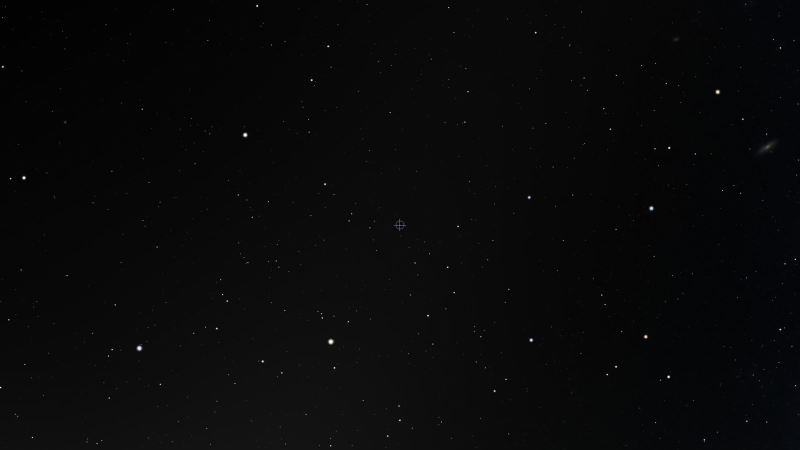
#> input picture src/test/test_images/Tracking_test/0RA_0DEC_FOV(52.3).png, 1600 x 900 px, found by its file name (shown at 1/2 size)
$ python 'tracking(withRA-DEC).py'
#> lines starting #> are read from the running program, lines starting #| are printed output that depends on the picture; after the words box and inside, x2 and y2 are one past the last pixel; in counts of white or black regions, pixels touching at a corner belong together; long printed decimals are rounded
#Tracking
import cv2 as cv
import numpy as np
from scipy.spatial.transform import Rotation as R
#install opencv-contrib-python

fov_deg =52
def get_intrinsics (img):
    h, w =  img.shape[:2]
    fov_rad= np.radians(fov_deg)# Approx horizontal FOV
    fy = h / (2.0 * np.tan(fov_rad / 2.0))      # fov_rad = horizontal FOV
    fx = fy                      # scale for vertical pixels
    cy = h / 2.0
    cx= w / 2.0
    return cx,cy,fx,fy

def processing_image (img):
    gray = cv.cvtColor(img,cv.COLOR_BGR2GRAY)   #trasform it in grayscale(the function works using only brightness)
    blurred = cv.GaussianBlur(gray, (3, 3), 1)
    retval,image_processed = cv.threshold(blurred,150, 255, cv.THRESH_BINARY)
    return image_processed

def detector(img,w,h,max_corners,quality_level,min_distance):

    p0 = cv.goodFeaturesToTrack(img,
                            maxCorners=max_corners,
                            qualityLevel=quality_level,
                            minDistance=min_distance)
    return p0

#criteria = (cv.TERM_CRITERIA_EPS + cv.TERM_CRITERIA_MAX_ITER, 150, 0.01)
#cv.cornerSubPix(gray, p0, (5,5), (-1,-1), criteria)

# [10 lines left out: function pixel_to_unit_vector, not called in this run]

def estimate_rotation(v1, v2):
    v1_mean = np.mean(v1, axis=0)
    v2_mean = np.mean(v2, axis=0)   #Find the average vector in each set.('axis=0'=>computes the mean along the rows, for each column separately.)

    v1_centered = v1 - v1_mean
    v2_centered = v2 - v2_mean  #makes them zero-centered for covariance calculation.

    H = v1_centered.T @ v2_centered #covariance matrix

    #compute singular value decomposition
    U, S, Vt = np.linalg.svd(H)  #H= U * S * Vt.(U and Vt are orthogonal matrices, S diagonal.)

    #compute the best matrix that aligns v1 and v2
    R_matrix = Vt.T @ U.T

    #correction in case of reflection
    if np.linalg.det(R_matrix) < 0:
        Vt[-1, :] *= -1
        R_matrix = Vt.T @ U.T

    rot = R.from_matrix(R_matrix)
    return rot

lk_params = dict( winSize = (31, 31),
                maxLevel =2,
                criteria = (cv.TERM_CRITERIA_EPS | cv.TERM_CRITERIA_COUNT,150, 0.001),
                flags=cv.OPTFLOW_LK_GET_MIN_EIGENVALS,
                minEigThreshold=1e-4)

# [12 lines left out: function draw_center_to_star_vectors, not called in this run]

# ---------- Add these helpers near the top ----------
def pixel_to_cam_ray(points, cx, cy, fx, fy, flip_y=True):
    """
    Convert pixels -> unit rays in camera frame using a pinhole model.
    If your image 'up' is north, set flip_y=True so +y_cam points up.
    points: Nx2 array of [u,v]
    """
    rays = []
    for u, v in points.reshape(-1, 2):
        x = (u - cx) / fx
        y = (v - cy) / fy
        if flip_y:
            y = -y
        z = 1.0
        vec = np.array([x, y, z], dtype=np.float64)
        vec /= np.linalg.norm(vec)
        rays.append(vec)
    return np.vstack(rays)


def vector_to_radec(vec):
    x, y, z = vec
    ra = (np.degrees(np.arctan2(y, x)) + 360.0) % 360.0
    dec = np.degrees(np.arcsin(z/np.linalg.norm(vec)))
    return ra, dec

def hms_to_deg(h, m, s):
    return (h + m/60 + s/3600) * 15

def dms_to_deg(d, m, s):
    sign = 1 if d >= 0 else -1
    return sign * (abs(d) + m/60 + s/3600)

import numpy as np

def radec_to_vector(ra_deg, dec_deg):
    ra = np.radians(ra_deg)
    dec = np.radians(dec_deg)

    x = np.cos(dec) * np.cos(ra)
    y = np.cos(dec) * np.sin(ra)
    z = np.sin(dec)

    vec = np.array([x, y, z], dtype=np.float64)
    vec /= np.linalg.norm(vec)   # normalize to unit vector
    return vec   # shape (3,)


# [24 lines left out: function build_cam_to_eq, not called in this run]


def draw_center_to_star_vectors(img, points, cx, cy, color=(0, 255, 0)):
    # Make a copy so we don’t overwrite the original
    img_out = img.copy()

    for i, (x, y) in enumerate(points):
        # Draw the line from image center to point
        cv.line(img_out, (int(cx), int(cy)), (int(x), int(y)), color, 1)

        # Draw a small circle at the star location
        cv.circle(img_out, (int(x), int(y)), 3, color, -1)

        # Put the index number near the star
        cv.putText(img_out, str(i), (int(x) + 5, int(y) - 5),
            cv.FONT_HERSHEY_SIMPLEX, 0.5, color, 1, cv.LINE_AA)
    return img_out


if __name__ == "__main__":
    img1= cv.imread(r"src\test\test_images\Tracking_test\0RA_0DEC_FOV(52.3).png")
#> img1 is the input picture: shape (900, 1600, 3); mean B, G, R 9.4, 9, 8.8
    img2= cv.imread(r"src\test\test_images\Tracking_test\0RA_0.1DEC_FOV(52.3).png")
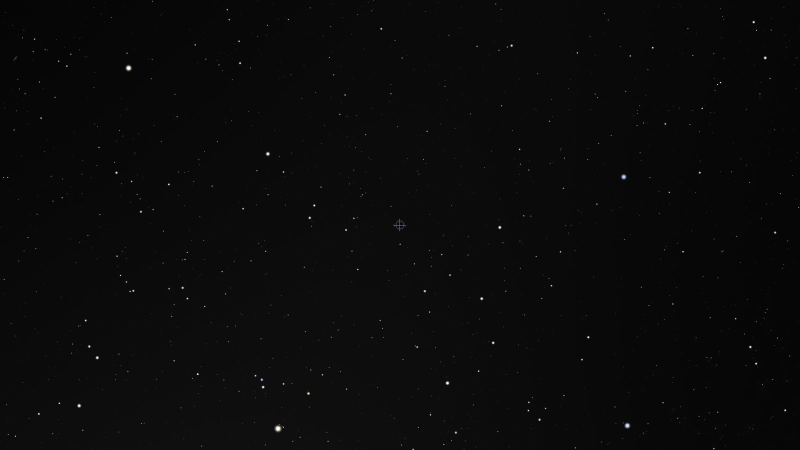
#> input picture src/test/test_images/Tracking_test/0RA_0.1DEC_FOV(52.3).png, 1600 x 900 px, found by its file name (shown at 1/2 size)
#> img2 is the input picture: shape (900, 1600, 3); mean B, G, R 10.1, 10.1, 10.1

    cx,cy,fx,fy=get_intrinsics(img1)
#> cx = 800; cy = 450; fx = 922.6; fy = 922.6
    img_processed1=processing_image(img1)
#> in processing_image, `retval,image_processed = cv.threshold(blurred,150, 255, cv.THRESH_BINA..`: image_processed: shape (900, 1600); 0.02% white; 41 white regions (34 under 20 px), largest, box (x1, y1, x2, y2) and area: (658, 679, 666, 688) 52, (275, 693, 283, 700) 45, (487, 267, 494, 273) 35
    img_processed2=processing_image(img2)
#> in processing_image (call 2), `retval,image_processed = cv.threshold(blurred,150, 255, cv.THRESH_BINA..`: image_processed: shape (900, 1600); 0.04% white; 62 white regions (56 under 20 px), largest, box (x1, y1, x2, y2) and area: (551, 853, 561, 862) 71, (253, 132, 261, 140) 53, (1251, 848, 1258, 855) 40, (1245, 351, 1251, 357) 29, (533, 305, 538, 310) 22, (156, 809, 161, 814) 21
    h, w =  img1.shape[:2]
#> h = 900; w = 1600
    margin_x = int(w * 0.1)
#> margin_x = 160
    margin_y = int(h * 0.1)
#> margin_y = 90
    p0=detector(img_processed1,w,h,max_corners = 1000,quality_level =0.001,min_distance =5)
#> in detector, `p0 = cv.goodFeaturesToTrack(img, maxCorners=max_corners, qualityLevel=..`: p0 = 46 rows, first 8: [525, 722], [1338, 295], [1058, 395], [623, 160], [989, 782], [669, 736], [434, 657], [856, 631]

    filtered_p0 = []
    for pt in p0:
        x, y = pt.ravel()
        if margin_x < x < (w - margin_x) and margin_y < y < (h - margin_y):
            filtered_p0.append([[x, y]])
#> this loop made 46 passes
#> (x, y) on passes 1 to 12: (525, 722), (1338, 295), (1058, 395), (623, 160), (989, 782), (669, 736), (434, 657), (856, 631), (6, 134), (1336, 754), (1231, 734), (649, 367)
#> after the loop, filtered_p0 = 33 items
    filtered_p0 = np.array(filtered_p0, dtype=np.float32)
#> filtered_p0 = 33 rows, first 8: [525, 722], [1338, 295], [1058, 395], [623, 160], [989, 782], [669, 736], [434, 657], [856, 631]
    p0=filtered_p0
#> p0 has the same summary as filtered_p0

    if p0 is None:
        print("No features found in the first image!")
    else:
        print("Number of features detected:",len(p0))
#| Number of features detected: 33
    img_display = img1.copy()
    for pt in p0:
        x, y = pt.ravel()
        cv.circle(img_display, (int(x), int(y)), 3, (0, 255, 0), -1)
#> this loop made 33 passes
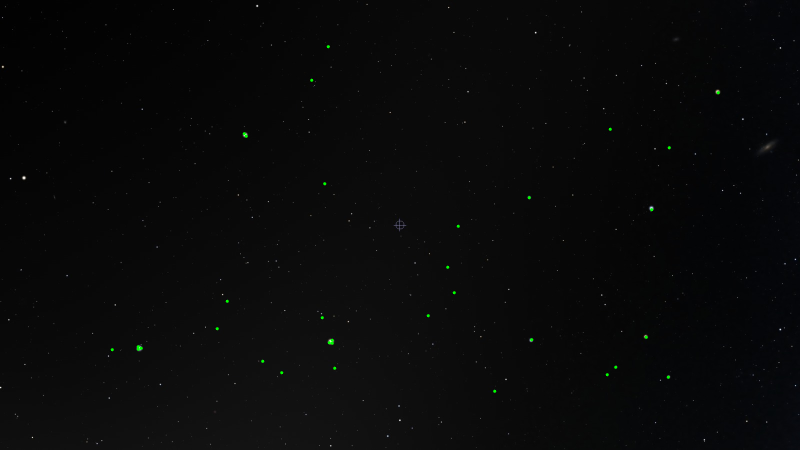
#> img_display: shape (900, 1600, 3) (shown at 1/2 size); 0.07% of pixels changed, all inside (x1, y1, x2, y2) = (221, 90, 1440, 786)


    cv.imshow("Good Features", img_display)
    cv.waitKey(0)
    cv.destroyAllWindows()

    p1, st, err = cv.calcOpticalFlowPyrLK(img_processed1,img_processed2, p0, None, **lk_params)
#> p1 has the same summary as filtered_p0; st = 33 values from 1 to 1; err = 33 values, max 0.399 at index 16, min 0.0152 at index 26, mean 0.163
    if p1 is None:
        print("Optical flow tracking failed to find points in second image.")
    else:
        tracked_points = np.sum(st)
#> tracked_points = 33
        print(f"Number of points successfully tracked: {tracked_points} / {len(p0)}")
#| Number of points successfully tracked: 33 / 33

    good_old = p0[st == 1]  #filters only the points that were successfully tracked in the first image
#> good_old = 33 pairs, first value 224 to 1436, second value 93 to 782
    good_new = p1[st == 1]
#> good_new = 33 pairs, first value 224 to 1436, second value 130.2 to 782

    p0r, st_back, err_back = cv.calcOpticalFlowPyrLK(img_processed2,img_processed1, good_new, None, **lk_params)
#> p0r = 33 pairs, first value 61.4 to 1660.8, second value 130.2 to 782; st_back = 33 values, max 1 at index 30, min 0 at index 0, mean 0.0303; err_back = 33 values, max 0.00232 at index 30, min 0 at index 0, mean 7.04e-05
    flow_error_thresh = 0.005 * max(w, h)
#> flow_error_thresh = 8
    p0r = p0r.reshape(-1, 2)
    st_back = st_back.reshape(-1)

    diff = np.linalg.norm(good_old - p0r, axis=1)
#> diff = 33 values, max 501.1 at index 9, min 0 at index 12, mean 47.71
    good_indices = diff < flow_error_thresh
    good_old = good_old[good_indices]
#> good_old = 24 rows, first 8: [525, 722], [623, 160], [989, 782], [669, 736], [434, 657], [1336, 754], [649, 367], [916, 452]
    good_new = good_new[good_indices]
#> good_new has the same summary as good_old


    img_tracked = img2.copy() #copy of the second image to draw the motion vectors
    for old, new in zip(good_old,good_new):
        a, b = new.ravel()  #to access x and y as individual variables
        c, d = old.ravel()
        cv.line(img_tracked, (int(c), int(d)), (int(a), int(b)), (0, 255, 0), 2)
        cv.circle(img_tracked, (int(a), int(b)), 3, (0, 0, 255), -1)
#> this loop made 24 passes
#> (a, b, c, d) on passes 1 to 12: (525, 722, 525, 722), (623, 160, 623, 160), (989, 782, 989, 782), (669, 736, 669, 736), (434, 657, 434, 657), (1336, 754, 1336, 754), (649, 367, 649, 367), (916, 452, 916, 452), (1063, 679, 1063, 679), (276, 693, 276, 693), (664, 686, 664, 686), (664, 680, 664, 680)
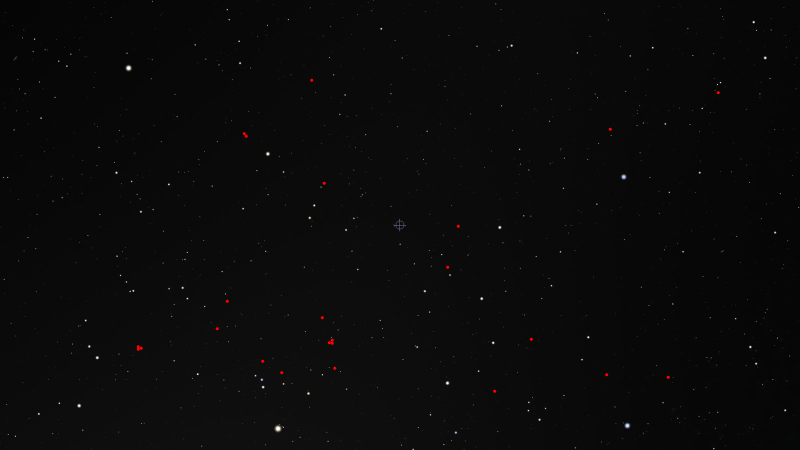
#> img_tracked: shape (900, 1600, 3) (shown at 1/2 size); 0.05% of pixels changed, all inside (x1, y1, x2, y2) = (273, 157, 1440, 786)

    # --- Step 5: Display the result ---
    cv.imshow("Tracked Features (Lucas-Kanade)", img_tracked)
    cv.waitKey(0)
    cv.destroyAllWindows()

    cv.imwrite("output_tracking.jpg", img_tracked)
    img_center_vecs = draw_center_to_star_vectors(img2, good_new, cx, cy)
#> the loop in draw_center_to_star_vectors, `for i, (x, y) in enumerate(points):` made 24 passes
#> (x, y) on passes 1 to 12: (525, 722), (623, 160), (989, 782), (669, 736), (434, 657), (1336, 754), (649, 367), (916, 452), (1063, 679), (276, 693), (664, 686), (664, 680)
#> after the loop in draw_center_to_star_vectors, `for i, (x, y) in enumerate(points):`:
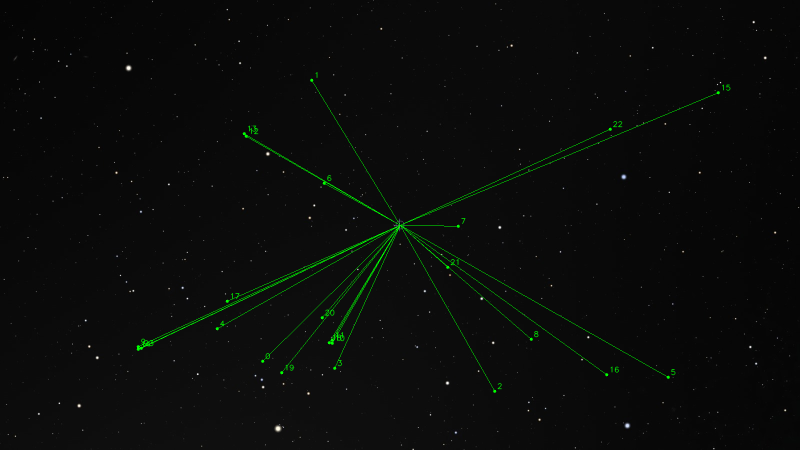
#> img_out: shape (900, 1600, 3) (shown at 1/2 size); 0.7% of pixels changed, all inside (x1, y1, x2, y2) = (273, 144, 1462, 786)
    cv.imshow("Center-to-Star Vectors (img2)", img_center_vecs)
    cv.waitKey(0)
    cv.destroyAllWindows()


    displacement = good_new - good_old     # shape (N,2), each row is (dx, dy)
#> displacement = 24 rows, first 8: [0.00317, 0.000305], [0.00604, 0.000427], [0.0129, 0.0137], [0.000549, 0.00134], [0.0122, 0.00226], [0.00195, 0.00275], [-0.00134, -0.000732], [0, 0]
    deg_pixel = fov_deg / h
#> deg_pixel = 0.0578
    real_displacement = displacement * deg_pixel
#> real_displacement = 24 rows, first 8: [0.000183, 1.76e-05], [0.000349, 2.47e-05], [0.000748, 0.000793], [3.17e-05, 7.76e-05], [0.000704, 0.00013], [0.000113, 0.000159], [-7.76e-05, -4.23e-05], [0, 0]

    # Compute total displacement (magnitude) for each vector
    magnitudes = np.linalg.norm(real_displacement, axis=1)
#> magnitudes = 24 values, max 0.00109 at index 2, min 0 at index 7, mean 0.000219

    # Print displacement for every vector
    for i, m in enumerate(magnitudes):
        print(f"Vector {i}: displacement = {m}")
#> this loop made 24 passes
#> m on passes 1 to 12: 0.000184, 0.00035, 0.00109, 8.38e-05, 0.000716, 0.000195, 8.84e-05, 0, 5.52e-05, 0.000111, 4.02e-05, 0
#| Vector 0: displacement = 0.0001842
#| Vector 1: displacement = 0.00035
#| Vector 2: displacement = 0.00109
#| Vector 3: displacement = 8.382336818613112e-05
#| Vector 4: displacement = 0.0007155
#| Vector 5: displacement = 0.0001947
#| Vector 6: displacement = 8.837322820909321e-05
#| Vector 7: displacement = 0.0
#> (further printed lines are left out)

    # Compute and print mean displacement
    mean_disp = np.mean(magnitudes)
#> mean_disp = 0.000219
    print(f"\nMean displacement = {mean_disp}")
#| Mean displacement = 0.0002191

     #conversion in degree
# HIP: 113136, star 0 RA (on date): 22h 55m 57.99s,Dec (on date): −15° 41′ 23.0″
    ra1_deg = hms_to_deg(22, 55, 57.99)
    dec1_deg = dms_to_deg(-15, 41, 23.0)

    #HIP: 3092,RA star 1 (on date): 0h 40m 39.94s,Dec (on date): +31° 00′ 01.6″
    ra2_deg = hms_to_deg(0, 40, 39.94)
    dec2_deg = dms_to_deg(31, 0, 01.6)

    #HIP:1067 star 2 Ra:0h 40min 31.28s De:15deg 19' 25.4''
    ra3_deg=hms_to_deg(0, 40, 31.28)
    dec3_deg = dms_to_deg(15, 19, 25.4)

     #HIP:5364 star 3 Ra:h min s De:deg ' ''
    ra4_deg=hms_to_deg(1,9,51.18)
    dec4_deg = dms_to_deg(-10,3,3.3)

     #HIP :112158 star 8 Ra:h min s De:deg ' ''
    ra5_deg=hms_to_deg(22,44,9.59)
    dec5_deg = dms_to_deg(30,21,14.5)

      #HIP:115438 star 24 Ra:h min s De:deg ' ''
    ra6_deg=hms_to_deg(23,24,16.61)
    dec6_deg = dms_to_deg(-19, 5, 58.3)

      #HIP:114971 star 7 Ra:h min s De:deg ' ''
    ra7_deg=hms_to_deg(23,18,27.24)
    dec7_deg = dms_to_deg(3,25,8.7)


    #call radec to vector function
    v1_eq= radec_to_vector(ra1_deg,dec1_deg)
    v2_eq=radec_to_vector(ra2_deg,dec2_deg)
    v3_eq= radec_to_vector(ra3_deg,dec3_deg)
    v4_eq=radec_to_vector(ra4_deg,dec4_deg)
    v5_eq=radec_to_vector(ra5_deg,dec5_deg)
    v6_eq=radec_to_vector(ra6_deg,dec6_deg)
    v7_eq=radec_to_vector(ra7_deg,dec7_deg)


    v1_cam = pixel_to_cam_ray(np.array([p0[0,0]]), cx, cy, fx, fy, flip_y=False)[0]
#> the loop in pixel_to_cam_ray, `for u, v in points.reshape(-1, 2):` made 1 pass
#> (u, v, x, y, z, vec) on pass 1: (525, 722, -0.298, 0.295, 1, [-0.275, 0.272, 0.922])
#> after the loop in pixel_to_cam_ray, `for u, v in points.reshape(-1, 2):`: rays = [[-0.275, 0.272, 0.922]]
#> v1_cam = [-0.275, 0.272, 0.922]
    v2_cam = pixel_to_cam_ray(np.array([p0[1,0]]), cx, cy, fx, fy, flip_y=False)[0]
#> the loop in pixel_to_cam_ray (call 2), `for u, v in points.reshape(-1, 2):` made 1 pass
#> (u, v, x, y, z, vec) on pass 1: (1338, 295, 0.583, -0.168, 1, [0.499, -0.144, 0.855])
#> v2_cam = [0.499, -0.144, 0.855]
    v3_cam = pixel_to_cam_ray(np.array([p0[2,0]]), cx, cy, fx, fy, flip_y=False)[0]
#> v3_cam = [0.269, -0.0573, 0.961]
    v4_cam= pixel_to_cam_ray(np.array([p0[3,0]]), cx, cy, fx, fy, flip_y=False)[0]
#> v4_cam = [-0.18, -0.295, 0.938]
    v5_cam= pixel_to_cam_ray(np.array([p0[8,0]]), cx, cy, fx, fy, flip_y=False)[0]
#> v5_cam = [0.483, 0.274, 0.832]
    v6_cam= pixel_to_cam_ray(np.array([p0[24,0]]), cx, cy, fx, fy, flip_y=False)[0]
#> v6_cam = [-0.347, 0.152, 0.925]
    v7_cam= pixel_to_cam_ray(np.array([p0[7,0]]), cx, cy, fx, fy, flip_y=False)[0]
#> v7_cam = [0.0595, 0.192, 0.98]


    print ('p0',p0)
#> (printed output is left out)
    print('first',p0[0,0],p0[1,0])
#| first [525. 722.] [1338.  295.]
    print('vcam:',v1_cam,v2_cam)
#| vcam: [-0.2749  0.2719  0.9222] [ 0.4985 -0.1436  0.8549 ]

    print('v_eq',v1_eq,v2_eq,v3_eq,v4_eq,v5_eq,v6_eq,v7_eq)
    v_eq = np.vstack([v1_eq, v2_eq,v3_eq,v4_eq,v5_eq,v6_eq,v7_eq])

    v_cam_p0 = np.vstack([v1_cam, v2_cam,v3_cam,v4_cam,v5_cam,v6_cam,v7_cam])
#> v_cam_p0 = [[-0.275, 0.272, 0.922], [0.499, -0.144, 0.855], [0.269, -0.0573, 0.961], [-0.18, -0.295, 0.938], [0.483, 0.274, 0.832], [-0.347, 0.152, 0.925], [0.0595, 0.192, 0.98]]
    print("v_cam_p0, selected:",v_cam_p0)
#| v_cam_p0, selected: [[-0.2749  0.2719  0.9222]
#|  [ 0.4985 -0.1436  0.8549 ]
#|  [ 0.2689 -0.05732  0.9615]
#|  [-0.18 -0.295  0.9384]
#|  [ 0.4831  0.274  0.8316 ]
#|  [-0.347  0.1525  0.9254 ]
#|  [ 0.05945  0.1922  0.9796]]

    rot_eq_to_cam= estimate_rotation(v_eq, v_cam_p0)
#> in estimate_rotation, `v2_mean = np.mean(v2, axis=0)   #Find the average vector in each set.(..`: v2_mean = [0.0726, 0.0564, 0.916]
#> in estimate_rotation, `v2_centered = v2 - v2_mean`: v2_centered = [[-0.347, 0.216, 0.00602], [0.426, -0.2, -0.0613], [0.196, -0.114, 0.0453], [-0.253, -0.351, 0.0222], [0.411, 0.218, -0.0846], [-0.42, 0.0961, 0.00916], [-0.0131, 0.136, 0.0633]]
#> in estimate_rotation, `H = v1_centered.T @ v2_centered`: H = [[-0.0826, -0.0066, 0.0193], [0.0642, -0.31, 0.0143], [0.753, -0.0434, -0.0671]]
#> in estimate_rotation, `U, S, Vt = np.linalg.svd(H)`: U = [[-0.108, -0.0529, 0.993], [0.124, -0.992, -0.0394], [0.986, 0.118, 0.114]]; S = [0.767, 0.305, 0.011]; Vt = [[0.991, -0.105, -0.0867], [0.0984, 0.992, -0.076], [0.094, 0.0668, 0.993]]
#> in estimate_rotation, `R_matrix = Vt.T @ U.T`: R_matrix = [[-0.0188, 0.0213, 1], [0.0251, -0.999, 0.0217], [1, 0.0255, 0.0183]]
    rot_cam_to_eq = rot_eq_to_cam.inv()
    print("Rotation matrix:\n", rot_eq_to_cam.as_matrix())
#| Rotation matrix:
#|  [[-0.01884  0.02126  0.9996]
#|  [ 0.02512 -0.9994  0.02173]
#|  [ 0.9995  0.02552    0.01829]]

    predicted_cam = rot_eq_to_cam.apply(v_eq)
#> predicted_cam = [[-0.293, 0.283, 0.913], [0.502, -0.119, 0.857], [0.25, -0.14, 0.958], [-0.186, -0.276, 0.943], [0.484, 0.312, 0.818], [-0.348, 0.163, 0.923], [0.0373, 0.206, 0.978]]
    print("Predicted camera vectors:\n", predicted_cam)
#| Predicted camera vectors:
#|  [[-0.2934  0.2827  0.9132]
#|  [ 0.5022 -0.1188  0.8566]
#|  [ 0.2499 -0.1399  0.9581]
#|  [-0.1859 -0.2755  0.9432]
#|  [ 0.4838  0.3117  0.8178]
#|  [-0.3478  0.163  0.9233]
#|  [ 0.03729  0.2058  0.9779]]
    print("Actual camera vectors:\n", v_cam_p0)
#| Actual camera vectors:
#|  [[-0.2749  0.2719  0.9222]
#|  [ 0.4985 -0.1436  0.8549 ]
#|  [ 0.2689 -0.05732  0.9615]
#|  [-0.18 -0.295  0.9384]
#|  [ 0.4831  0.274  0.8316 ]
#|  [-0.347  0.1525  0.9254 ]
#|  [ 0.05945  0.1922  0.9796]]

    # measure error
    errors = np.linalg.norm(predicted_cam - v_cam_p0, axis=1)
#> errors = [0.0233, 0.0251, 0.0849, 0.0208, 0.0401, 0.0107, 0.0261]
    print("Errors per star:", errors)
#| Errors per star: [0.02327 0.02512 0.08485  0.02084 0.04015 0.01073
#|  0.02609 ]

    v_cam_p1 = []
    for i in range(len(p1)):
        vi_cam = pixel_to_cam_ray(np.array([p1[i,0]]), cx, cy, fx, fy, flip_y=False)[0]
        v_cam_p1.append(vi_cam)
#> this loop made 33 passes
#> vi_cam on passes 1 to 12: [-0.275, 0.272, 0.922], [0.499, -0.144, 0.855], [0.269, -0.0573, 0.961], [-0.18, -0.295, 0.938], [0.189, 0.332, 0.924], [-0.134, 0.293, 0.946], [-0.361, 0.204, 0.91], [0.0595, 0.192, 0.98], [0.483, 0.274, 0.832], [0.521, -0.122, 0.845], [-0.161, -0.0884, 0.983], [-0.145, -0.324, 0.935]
#> after the loop, v_cam_p1 = 33 items, first 6: [-0.275, 0.272, 0.922], [0.499, -0.144, 0.855], [0.269, -0.0573, 0.961], [-0.18, -0.295, 0.938], [0.189, 0.332, 0.924], [-0.134, 0.293, 0.946]

    v_cam_p1 = np.vstack(v_cam_p1)
#> v_cam_p1 = 33 rows, first 8: [-0.275, 0.272, 0.922], [0.499, -0.144, 0.855], [0.269, -0.0573, 0.961], [-0.18, -0.295, 0.938], [0.189, 0.332, 0.924], [-0.134, 0.293, 0.946], [-0.361, 0.204, 0.91], [0.0595, 0.192, 0.98]
    print("v_cam_p1, all:",v_cam_p1)
#| v_cam_p1, all: [[-0.2749  0.2719  0.9222]
#|  [ 0.4985 -0.1436   0.8549]
#|  [ 0.2689 -0.05731  0.9615]
#|  [-0.18 -0.295  0.9384]
#|  [ 0.1893  0.3325  0.9239]
#|  [-0.1344  0.2934  0.9465]
#|  [-0.361  0.2042  0.91 ]
#|  [ 0.05946  0.1922  0.9796]
#|  [ 0.4831  0.274  0.8316]
#|  [ 0.5211 -0.1221  0.8447]
#|  [-0.1609 -0.08843  0.983]
#|  [-0.1453   -0.324    0.9348]
#> (further printed lines are left out)

    #apply rotational matrix to v_cam_p1 to get equatorial coordinates of stars
    v_eq_p1 = rot_cam_to_eq.apply(v_cam_p1)
#> v_eq_p1 = 33 rows, first 8: [0.934, -0.254, -0.252], [0.841, 0.176, 0.511], [0.954, 0.0875, 0.285], [0.934, 0.315, -0.169], [0.928, -0.305, 0.213], [0.956, -0.272, -0.111], [0.921, -0.189, -0.34], [0.983, -0.166, 0.0815]
    v_eq_p1 = np.array(v_eq_p1)
    print(v_eq_p1.shape)  # (N, 3)
#| (33, 3)
    print("v_eq_p1:", v_eq_p1)
#| v_eq_p1: [[ 0.9338  -0.254 -0.252]
#|  [ 0.8415  0.176   0.5108]
#|  [ 0.9545  0.08753  0.2851]
#|  [ 0.9339   0.3149 -0.1692]
#|  [ 0.9283  -0.3047  0.2133]
#|  [ 0.9559 -0.2719  -0.1106]
#|  [ 0.9214  -0.1885 -0.3397]
#|  [ 0.9828 -0.1658  0.08154]
#|  [ 0.829 -0.2424  0.5041]
#|  [ 0.8314  0.1547  0.5337 ]
#|  [ 0.9833  0.11 -0.1448 ]
#|  [ 0.929  0.3446 -0.1352]
#> (further printed lines are left out)


    #convert from 3d vector to RA/DEC for stars from final image

    final_coords = np.array([vector_to_radec(vec) for vec in v_eq_p1])
#> final_coords = 33 pairs, first value 1.49 to 356.4, second value -29.74 to 34.18
    print("final_coords:",final_coords)
#> (printed output is left out)


    '''

    #print("Quaternion [x, y, z, w]:", rot.as_quat())

    print("Euler angles [°]:", rot.as_euler('zyx', degrees=True))

    ra_delta = rot.as_euler('zyx', degrees=True)[1]  # Y-axis:  RA (for the open cv coordinate system)
    dec_delta = rot.as_euler('zyx', degrees=True)[0]  # Z-axis: DE

    print(f"ΔRA ≈ {ra_delta:.4f}°, ΔDEC ≈ {dec_delta:.4f}°")'''
